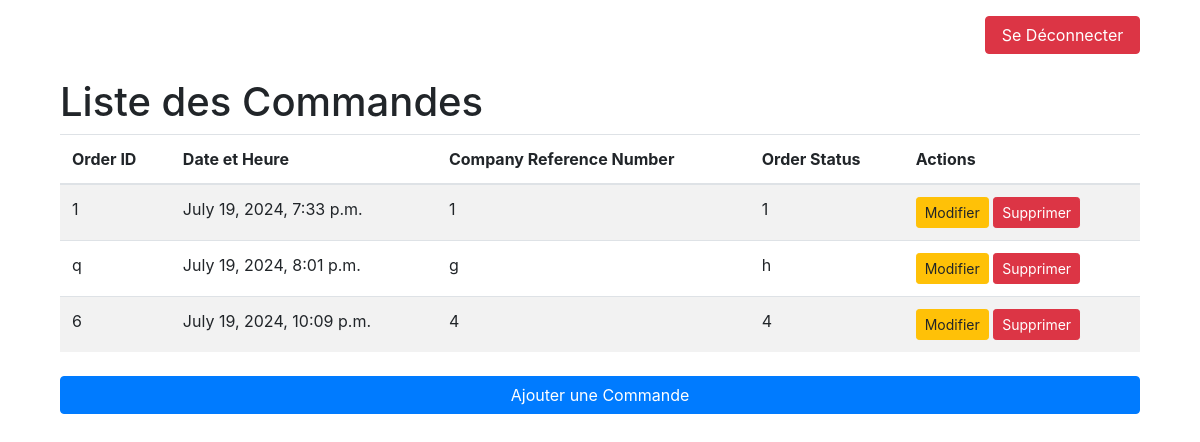
The app's page /application/commandes/ (signed in), older data.
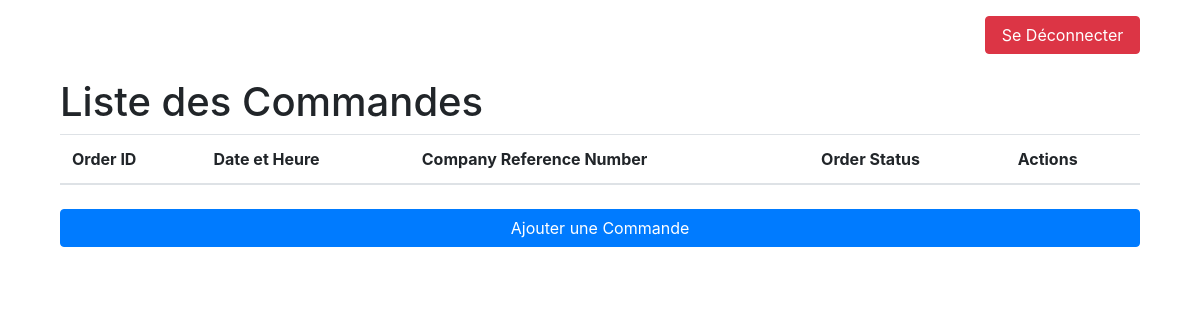
The same page, newer data.
### Application/models.py (models this page shows, shortened)
class Commande(models.Model):
    order_id = models.CharField(max_length=100, unique=True)
    date_time = models.DateTimeField(auto_now_add=True)
    company_reference_number = models.CharField(max_length=100)
    order_status = models.CharField(max_length=50)
    designation = models.CharField(max_length=100, blank=True, null=True)
    options = models.JSONField(default=dict)  # Provide a default empty dict

### Application/views.py (the view)
# urls.py: path('commandes/', views.liste_commandes, name='liste_commandes'),
@login_required
def liste_commandes(request):
    user_role = 'directeur' if request.user.groups.filter(name='Directeurs').exists() else 'assistant'
    commandes = Commande.objects.all()
    return render(request, 'Application/liste_commandes.html', {'commandes': commandes, 'user_role': user_role})

### Application/templates/Application/liste_commandes.html (shortened to what this page needs)
{% extends "base.html" %}
{% block content %}
<div class="container">
    <div class="row justify-content-end mt-3">
        <div class="col-md-2">
            <a href="{% url 'logout' %}" class="btn btn-danger btn-block">Se Déconnecter</a>
        </div>
    </div>
    <h1 class="mt-4">Liste des Commandes</h1>
    <table class="table table-striped">
        <thead>
            <tr>
                <th>Order ID</th>
                <th>Date et Heure</th>
                <th>Company Reference Number</th>
                <th>Order Status</th>
                <th>Actions</th>
            </tr>
        </thead>
        <tbody>
            {% for commande in commandes %}
            <tr>
                <td>{{ commande.order_id }}</td>
                <td>{{ commande.date_time }}</td>
                <td>{{ commande.company_reference_number }}</td>
                <td>{{ commande.order_status }}</td>
                <td>
                    <a href="{% url 'modifier_commande' commande.pk %}" class="btn btn-warning btn-sm">Modifier</a>
                    <a href="{% url 'supprimer_commande' commande.pk %}" class="btn btn-danger btn-sm">Supprimer</a>
                </td>
            </tr>
            {% endfor %}
        </tbody>
    </table>
    <div class="row mt-4">
        {% if user_role == 'assistant' %}
        <div class="col-md-12">
            <a href="{% url 'ajouter_commande' %}" class="btn btn-primary btn-block">Ajouter une Commande</a>
        </div>
        {% endif %}
    </div>
</div>
{% endblock %}

Row changes from the older to the newer data that the page shows:
removed Commande: order_id "1", date_time "July 19, 2024, 7:33 p.m.", company_reference_number "1", order_status "1"
removed Commande: order_id "q", date_time "July 19, 2024, 8:01 p.m.", company_reference_number "g", order_status "h"
removed Commande: order_id "6", date_time "July 19, 2024, 10:09 p.m.", company_reference_number "4", order_status "4"
